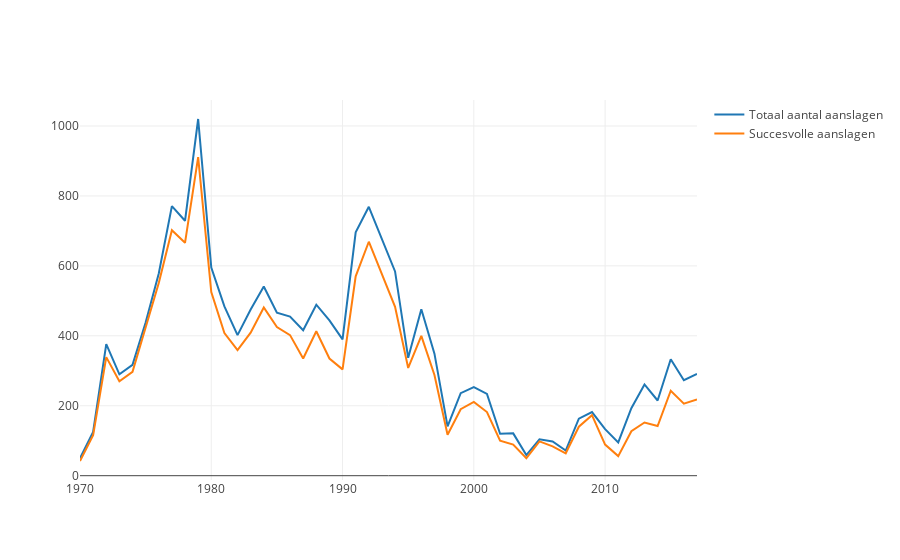

Notebook cell for this chart:
### Code cell
trace = go.Scatter(
    x=df_aantal_per_jaar_eu.index,
    y=df_aantal_per_jaar_eu.values,
    name='Totaal aantal aanslagen'
)
trace2 = go.Scatter(
    x=df_aantal_succes_pj_eu.index,
    y=df_aantal_succes_pj_eu.values,
    name='Succesvolle aanslagen'
)
iplot([trace,trace2])
